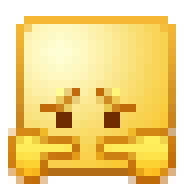
#> input picture data/Extracted/%)QIY4YWS{QCZJWO[MMH2MC.gif, 24 x 24 px (shown 8 times larger); its folder holds only this picture in this run
$ python data_preprocessing.py
#> lines starting #> are read from the running program, lines starting #| are printed output that depends on the picture
import argparse
import os
from PIL import Image, ImageSequence

parser = argparse.ArgumentParser()
parser.add_argument('--input_path', default='data/Extracted', help='folder to input images')
parser.add_argument('--output_path', default='data/Output', help='folder to output images')

opt = parser.parse_args()


def parseGIF(opt, gifname):
#> called with gifname = '%)QIY4YWS{QCZJWO[MMH2MC.gif'
    im = Image.open(os.path.join(opt.input_path, gifname))
#> im is the input picture: PIL image 24x24 P; mean R, G, B, A 242.3, 215.2, 141.4, 183.7
    iter = ImageSequence.Iterator(im)

    index = 1
    for frame in iter:
        # print("image %d: mode %s, size %s" % (index, frame.mode, frame.size))
        frame = frame.convert('RGB')
        frame.save(os.path.join(opt.output_path, '{}_{:2d}.jpg'.format(gifname, index)))
        index += 1
#> this loop made 11 passes
#> pass 2, in parseGIF, `frame = frame.convert('RGB')`:
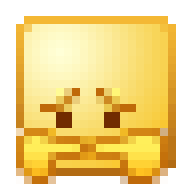
#> frame: PIL image 24x24 RGB (shown 8 times larger); mean R, G, B 242.1, 215.3, 143.2
#> after the loop, index = 12

def parseJPG(opt, jpgname):
    im = Image.open(os.path.join(opt.input_path, jpgname))
    im = im.convert('RGB')
    im.save(os.path.join(opt.output_path, '{}.jpg'.format(jpgname)))

def parsePNG(opt, pngname):
    im = Image.open(os.path.join(opt.input_path, pngname))
    im = im.convert('RGB')
    im.save(os.path.join(opt.output_path, '{}.jpg'.format(pngname)))

if __name__ == "__main__":
    list = os.listdir(opt.input_path)
    for i in list:
        print(i)
        if i.endswith('GIF') or i.endswith('gif'):
            parseGIF(opt, i)
        elif i.endswith('JPG') or i.endswith('jpg'):
            parseJPG(opt, i)
        elif i.endswith('PNG') or i.endswith('png'):
            parseJPG(opt, i)

$ run again, on data/Extracted/2%U`{ZZPR]@[2D65NVOI_A7.gif
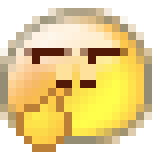
#> input picture data/Extracted/2%U`{ZZPR]@[2D65NVOI_A7.gif, 19 x 19 px (shown 8 times larger)
#> in parseGIF, im is the input picture: PIL image 19x19 P; mean R, G, B, A 229.7, 206.7, 142.9, 201.3
#> the loop in parseGIF, `for frame in iter: # print("image %d: mode %s, size %s" % (index, fram..` made 4 passes
#> pass 2, in parseGIF, `frame = frame.convert('RGB')`:
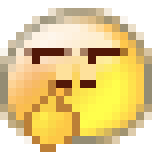
#> frame: PIL image 19x19 RGB (shown 8 times larger); mean R, G, B 229.7, 206.3, 144
#> after the loop in parseGIF, `for frame in iter:`: index = 5

$ run again, on data/Extracted/24QG}]Z{PYJ_9UB5_ZMSA57.gif
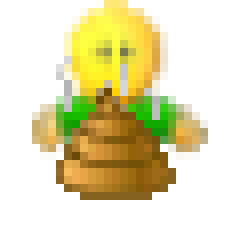
#> input picture data/Extracted/24QG}]Z{PYJ_9UB5_ZMSA57.gif, 30 x 30 px (shown 8 times larger)
#> in parseGIF, im is the input picture: PIL image 30x30 P; mean R, G, B, A 79.4, 73.3, 33.6, 106
#> the loop in parseGIF, `for frame in iter: # print("image %d: mode %s, size %s" % (index, fram..` made 4 passes
#> pass 1, in parseGIF, `frame = frame.convert('RGB')`:
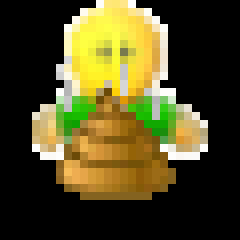
#> frame: PIL image 30x30 RGB (shown 8 times larger); mean R, G, B 79.4, 73.3, 33.6
#> pass 3, in parseGIF, `frame = frame.convert('RGB')`:
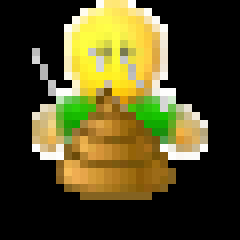
#> frame: PIL image 30x30 RGB (shown 8 times larger); mean R, G, B 79.6, 73.9, 34.1
#> after the loop in parseGIF, `for frame in iter:`: index = 5

$ run again, on data/Extracted/(BHZYBG_D`FSG$P`P1SFL@T.gif
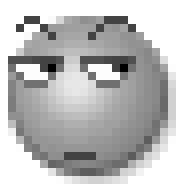
#> input picture data/Extracted/(BHZYBG_D`FSG$P`P1SFL@T.gif, 24 x 24 px (shown 8 times larger)
#> in parseGIF, im is the input picture: PIL image 24x24 P; mean R, G, B, A 192.4, 192.4, 192.4, 165.6
#> the loop in parseGIF, `for frame in iter: # print("image %d: mode %s, size %s" % (index, fram..` made 29 passes
#> pass 2, in parseGIF, `frame = frame.convert('RGB')`:
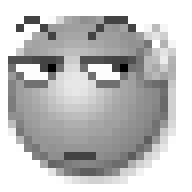
#> frame: PIL image 24x24 RGB (shown 8 times larger); min 0, max 255, mean 191.7
#> pass 3, in parseGIF, `frame = frame.convert('RGB')`:
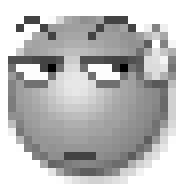
#> frame: PIL image 24x24 RGB (shown 8 times larger); min 0, max 255, mean 191.2
#> after the loop in parseGIF, `for frame in iter:`: index = 30
